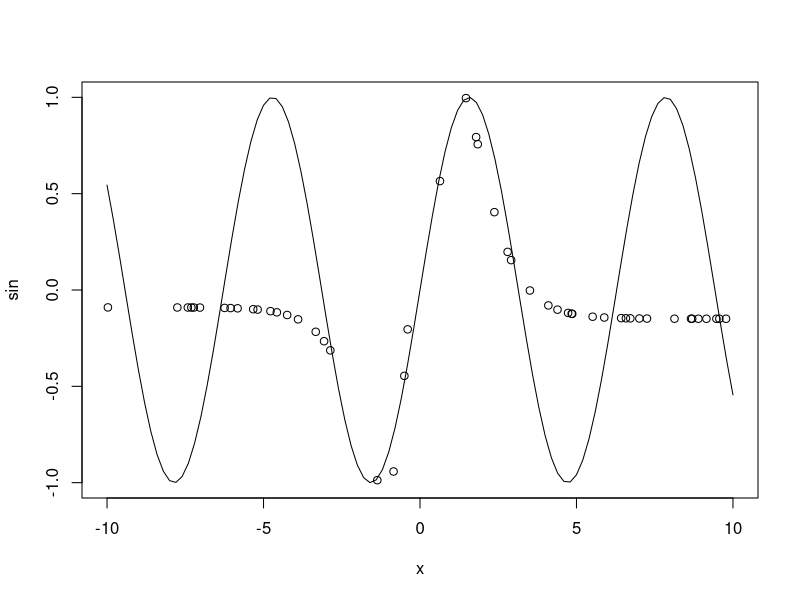
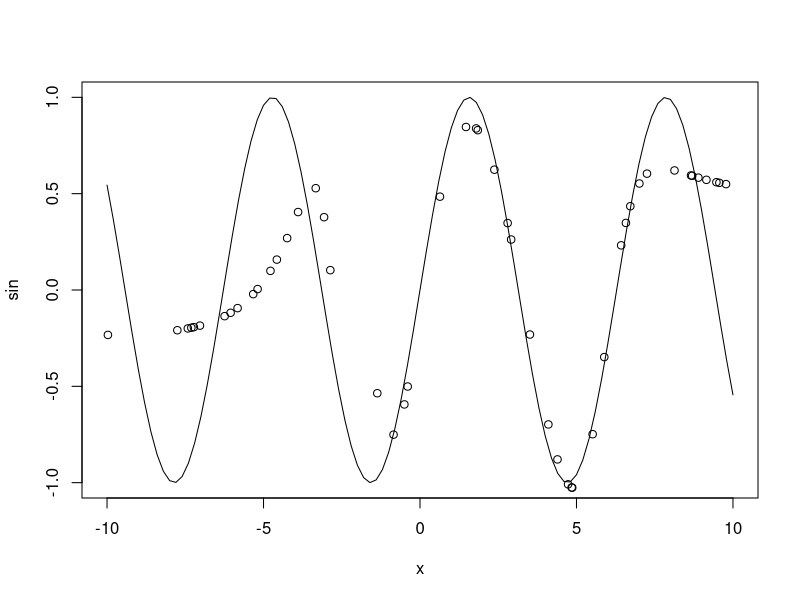

The R source for these figures, in order:
set.seed(42)

X <- runif(200, -10, 10)
Y <- sin(X)

set.seed(42)
weight <- runif(10, -1, 1)

set.seed(42)
index <- sample(1:length(X), round(0.75*length(X)), replace = FALSE)
reg.train <- data.frame(X=X[index], Y=Y[index])
reg.test <- data.frame(X=X[-index], Y=Y[-index])

library(nnet)
set.seed(42)
reg.model.1 <- nnet(reg.train$X, reg.train$Y, size = 3, Wts = weight, maxit=50, linout=TRUE)
str(reg.model.1)

pred.model.1 <- predict(reg.model.1, data.frame(X=reg.test$X))
rmse <- sqrt(sum((reg.test$Y - pred.model.1)^2))

plot(sin, -10, 10)
points(reg.test$X, pred.model.1)

set.seed(42)
weight <- runif(22, -1, 1)
reg.model.2 <- nnet(reg.train$X, reg.train$Y, size = 7, Wts = weight, maxit=50, linout=TRUE)
str(reg.model.2)

pred.model.2 <- predict(reg.model.2, data.frame(X=reg.test$X))
rmse.2 <- sqrt(sum((reg.test$Y - pred.model.2)^2))

plot(sin, -10, 10)
points(reg.test$X, pred.model.2)

data <- iris

scale.data <- data.frame(lapply(data[,1:4], function(x) scale(x)))
scale.data$Species <- data$Species

index <- sample(1:nrow(scale.data), round(0.75*nrow(scale.data)), replace = FALSE)
clust.train <- scale.data[index,]
clust.test <- scale.data[-index,]

set.seed(42)
clust.model <- nnet(Species ~ ., data=clust.train, size=10, Wts=runif(83, -1, 1))

pred.model.clust <- predict(clust.model, clust.test[,1:4], type="class")
conf.mat <- table(clust.test$Species, pred.model.clust)
conf.mat

accuracy <- sum(diag(conf.mat))/sum(conf.mat)
accuracy
